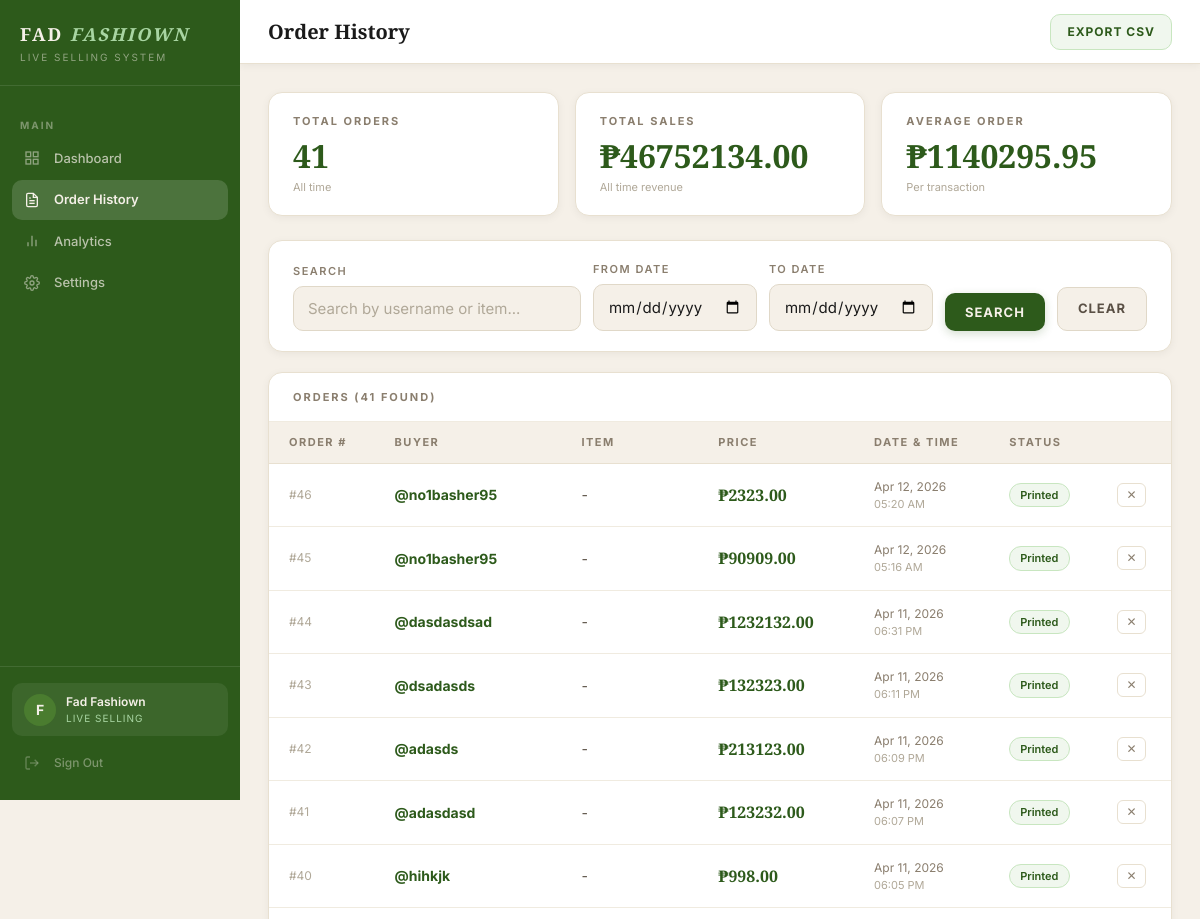
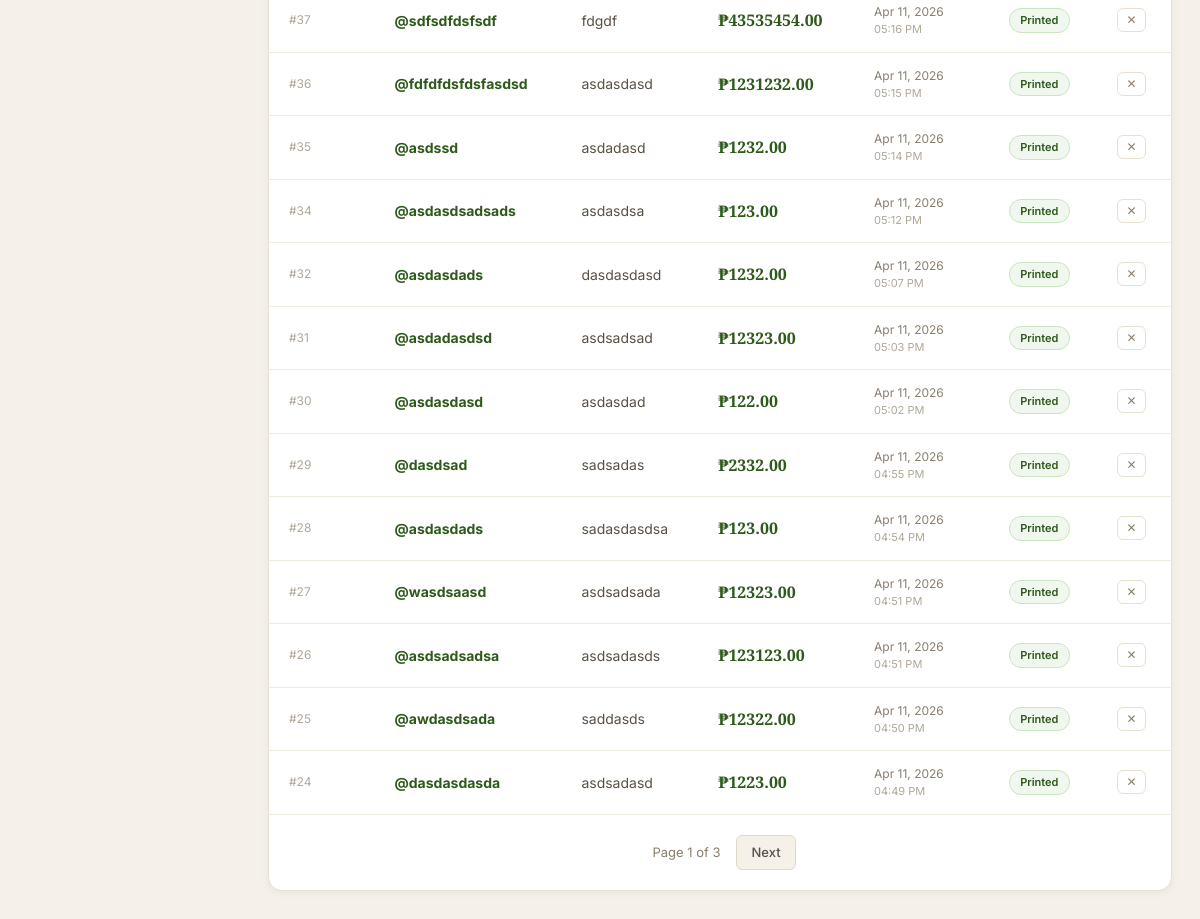
Page /orders (signed in) on the earlier database version (2 pictures, top to bottom).
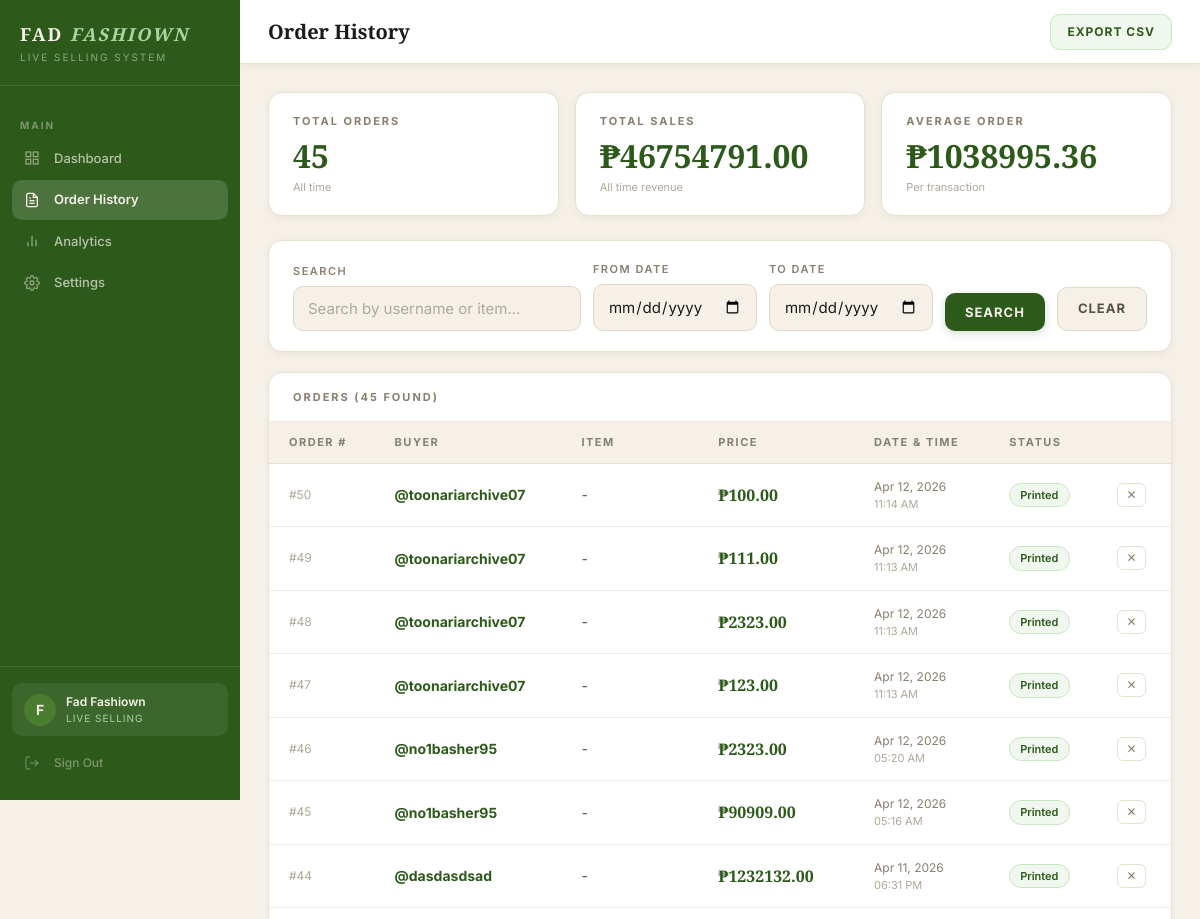
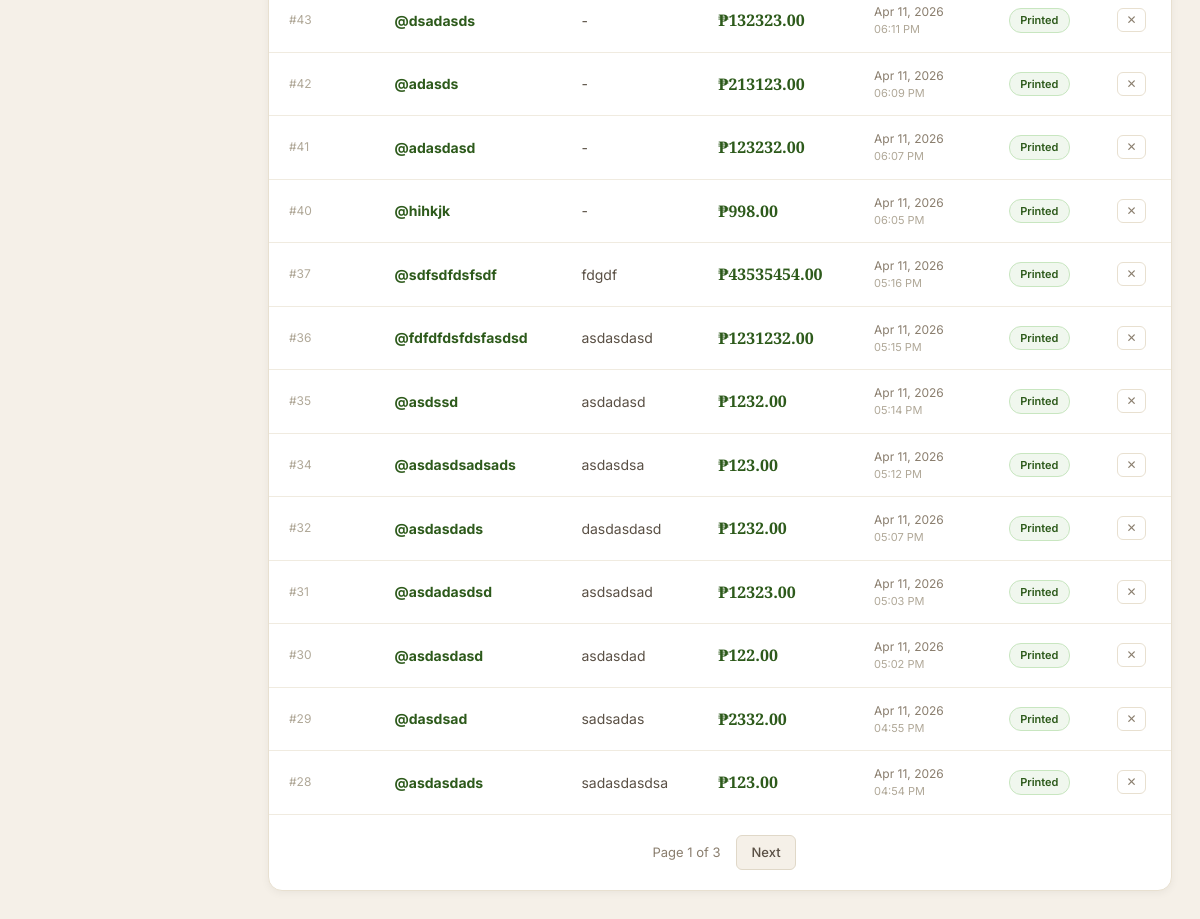
Same page on the later database version (2 pictures, top to bottom).
### auth/models.py (models this page shows, shortened)
class Order(db.Model):
    __tablename__ = 'orders'
    id = db.Column(db.Integer, primary_key=True)
    client_id = db.Column(
        db.Integer,
        db.ForeignKey('clients.id'),
        nullable=False
    )
    buyer_username = db.Column(db.String(100), nullable=False)
    item_name = db.Column(db.String(200), nullable=False)
    price = db.Column(db.Float, nullable=False)
    timestamp = db.Column(db.DateTime, default=datetime.utcnow)
    label_printed = db.Column(db.Boolean, default=False)

### dashboard/routes.py (the view, shortened to what this page needs)
@dashboard.route('/orders')
@login_required
def orders():
    if current_user.is_admin:
        return redirect(url_for('auth.admin_panel'))
    search = request.args.get('search', '').strip()
    date_from = request.args.get('date_from', '')
    date_to = request.args.get('date_to', '')
    page = request.args.get('page', 1, type=int)
    per_page = 20
    query = Order.query.filter_by(client_id=current_user.id)
    if search:
        query = query.filter(
            Order.buyer_username.ilike(f'%{search}%') |
            Order.item_name.ilike(f'%{search}%')
        )
    all_orders = Order.query.filter_by(client_id=current_user.id).all()
    total_orders = len(all_orders)
    total_sales = sum(o.price for o in all_orders)
    orders_paginated = query.order_by(
        Order.timestamp.desc()
    ).paginate(page=page, per_page=per_page, error_out=False)
    return render_template(
        'orders.html',
        orders=orders_paginated,
        search=search,
        date_from=date_from,
        date_to=date_to,
        total_orders=total_orders,
        total_sales=total_sales,
        business_name=current_user.business_name
    )

### dashboard/routes.py (called while the page is built)
@dashboard.before_request
@login_required
def require_password_change():
    if current_user.is_authenticated and \
       not current_user.is_admin and \
       hasattr(current_user, 'must_change_password') and \
       current_user.must_change_password:
        return redirect(url_for('auth.change_password'))

### templates/orders.html (shortened to what the changed rows need)
{% extends "base.html" %}
{% block content %}
<div class="stats-grid">
    <div class="stat-card">
        <div class="stat-label">Total Orders</div>
        <div class="stat-number">{{ total_orders }}</div>
        <div class="stat-sub">All time</div>
    </div>
    <div class="stat-card">
        <div class="stat-label">Total Sales</div>
        <div class="stat-number">₱{{ "%.2f"|format(total_sales) }}</div>
        <div class="stat-sub">All time revenue</div>
    </div>
    <div class="stat-card">
        <div class="stat-label">Average Order</div>
        <div class="stat-number">
            ₱{{ "%.2f"|format(total_sales / total_orders) if total_orders > 0 else "0.00" }}
        </div>
        <div class="stat-sub">Per transaction</div>
    </div>
</div>
<div class="table-card">
    <div class="table-header">
        <span class="card-title">Orders ({{ orders.total }} found)</span>
    </div>
    {% if orders.items %}
    <table>
        <thead>
            <tr>
                <th>Order #</th>
                <th>Buyer</th>
                <th>Item</th>
                <th>Price</th>
                <th>Date & Time</th>
                <th>Status</th>
                <th></th>
            </tr>
        </thead>
        <tbody>
            {% for order in orders.items %}
            <tr id="order-row-{{ order.id }}">
                <td class="td-id">#{{ order.id }}</td>
                <td class="td-buyer">@{{ order.buyer_username }}</td>
                <td class="td-item">{{ order.item_name }}</td>
                <td class="td-price">₱{{ "%.2f"|format(order.price) }}</td>
                <td class="td-time">
                    {{ order.timestamp.strftime('%b %d, %Y') }}
                    <span style="color:var(--text-light);display:block;font-size:11px">
                        {{ order.timestamp.strftime('%I:%M %p') }}
                    </span>
                </td>
                <td><span class="badge badge-success">Printed</span></td>
                <td>
                    <button
                        class="btn-delete-order"
                        onclick="deleteOrder({{order.id}}, this)"
                        data-username="{{ order.buyer_username }}"
                        title="Delete order">
                        &#10005;
                    </button>
                </td>
            </tr>
            {% endfor %}
        </tbody>
    </table>
    {% endif %}
</div>
{% endblock %}

Differences in the rows shown:
no longer on this page (row unchanged): Order: id "27", buyer_username "wasdsaasd", item_name "asdsadsada", price "12323.00", timestamp "Apr 11, 2026", timestamp "04:51 PM"
no longer on this page (row unchanged): Order: id "26", buyer_username "asdsadsadsa", item_name "asdsadasds", price "123123.00", timestamp "Apr 11, 2026", timestamp "04:51 PM"
no longer on this page (row unchanged): Order: id "25", buyer_username "awdasdsada", item_name "saddasds", price "12322.00", timestamp "Apr 11, 2026", timestamp "04:50 PM"
no longer on this page (row unchanged): Order: id "24", buyer_username "dasdasdasda", item_name "asdsadasd", price "1223.00", timestamp "Apr 11, 2026", timestamp "04:49 PM"
added Order: id "50", buyer_username "toonariarchive07", item_name "-", price "100.00", timestamp "Apr 12, 2026", timestamp "11:14 AM"
added Order: id "49", buyer_username "toonariarchive07", item_name "-", price "111.00", timestamp "Apr 12, 2026", timestamp "11:13 AM"
added Order: id "48", buyer_username "toonariarchive07", item_name "-", price "2323.00", timestamp "Apr 12, 2026", timestamp "11:13 AM"
added Order: id "47", buyer_username "toonariarchive07", item_name "-", price "123.00", timestamp "Apr 12, 2026", timestamp "11:13 AM"
Other differences:
{{ total_orders }}: "41" → "45"
{{ "%.2f"|format(total_sales) }}: "46752134.00" → "46754791.00"
{{ orders.total }}: "41" → "45"
text no longer shown: "1140295.95"
text now shown: "1038995.36"
